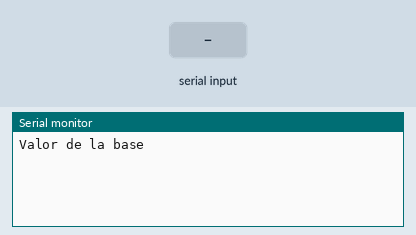
This sketch was run on a simulated Arduino Uno, built with avr-gcc and run on an emulated ATmega328P. Parts: the last lines printed to the serial monitor. The test bench sets the inputs (shaded band).

Above: at 1.2 s.
1.3 s: "90,45,200\n" received over Serial
At 2.3 s:
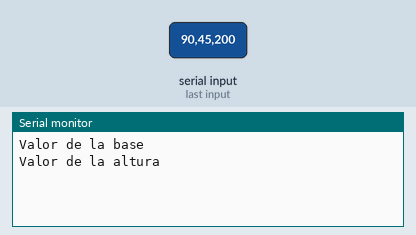
3.0 s: "30,150,10\n" received over Serial
At 4.0 s:
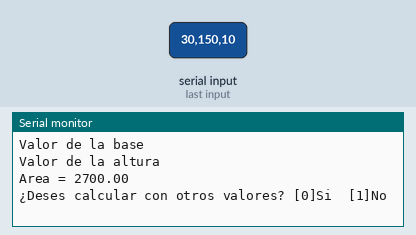

The sketch:

E_06_AreaRectangulo.ino
```cpp
void setup() {
  // put your setup code here, to run once:
  Serial.begin(9600);
  Serial.setTimeout(10);

}
int estado = 0;
float base;
float altura;
void loop() {
  // put your main code here, to run repeatedly:
  if (estado == 0){
    Serial.println("Valor de la base");
    estado = estado + 1;
  }
  else if (estado == 1){
    if (Serial.available() > 0){
      float v = Serial.readString().toFloat();
      base = v;
      estado++;
    }
  }
  else if (estado == 2){
    Serial.println("Valor de la altura");
    estado = estado + 1;
  }
  else if (estado == 3){
    if (Serial.available() > 0){
      float v = Serial.readString().toFloat();
      altura = v;
      estado++;
    }
  }
  else if (estado == 4){
    float area = base * altura;
    Serial.println("Area = " + String(area));
    estado++;
  }
  else if (estado == 5){
    Serial.println("¿Deses calcular con otros valores? [0]Si  [1]No");
    estado++;
  }
  else if (estado == 6){
    if (Serial.available() > 0){
      int v = Serial.readString().toInt();
      if (v == 0){
        estado = 0;
      } else {
        estado++;
      }
    }
  }
  delay(100);
}
```

Measured:
- after the input at 1.3 s, the serial monitor: prints a new line after 0.21 s (image 1)
- after the input at 3.0 s, the serial monitor: prints a new line after 0.12 s (image 2)
